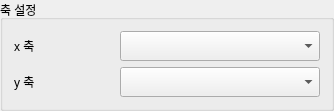
                      <widget class="QGroupBox" name="groupBox_7">
                       <property name="title">
                        <string>축 설정</string>
                       </property>
                       <layout class="QFormLayout" name="formLayout_7">
                        <item row="3" column="0">
                         <widget class="QLabel" name="label_3">
                          <property name="minimumSize">
                           <size>
                            <width>100</width>
                            <height>0</height>
                           </size>
                          </property>
                          <property name="maximumSize">
                           <size>
                            <width>16777215</width>
                            <height>30</height>
                           </size>
                          </property>
                          <property name="toolTip">
                           <string>시간에 해당하는 컬럼을 선택해주세요.</string>
                          </property>
                          <property name="styleSheet">
                           <string notr="true">font: 12pt &quot;굴림&quot;;</string>
                          </property>
                          <property name="text">
                           <string>&lt;html&gt;&lt;head/&gt;&lt;body&gt;&lt;p&gt;x 축&lt;/p&gt;&lt;/body&gt;&lt;/html&gt;</string>
                          </property>
                         </widget>
                        </item>
                        <item row="3" column="1">
                         <widget class="QComboBox" name="Date_combobox">
                          <property name="minimumSize">
                           <size>
                            <width>200</width>
                            <height>30</height>
                           </size>
                          </property>
                          <property name="maximumSize">
                           <size>
                            <width>16777215</width>
                            <height>30</height>
                           </size>
                          </property>
                          <property name="toolTip">
                           <string>시간에 해당하는 컬럼을 선택해주세요.</string>
                          </property>
                          <property name="styleSheet">
                           <string notr="true">font: 12pt &quot;굴림&quot;;</string>
                          </property>
                         </widget>
                        </item>
                        <item row="4" column="0">
                         <widget class="QLabel" name="label_7">
                          <property name="maximumSize">
                           <size>
                            <width>16777215</width>
                            <height>30</height>
                           </size>
                          </property>
                          <property name="toolTip">
                           <string>예측하고 싶은 결과에 대한 컬럼을 선택해주세요.</string>
                          </property>
                          <property name="styleSheet">
                           <string notr="true">font: 12pt &quot;굴림&quot;;</string>
                          </property>
                          <property name="text">
                           <string>&lt;html&gt;&lt;head/&gt;&lt;body&gt;&lt;p&gt;y 축&lt;/p&gt;&lt;/body&gt;&lt;/html&gt;</string>
                          </property>
                         </widget>
                        </item>
                        <item row="4" column="1">
                         <widget class="QComboBox" name="Close_combobox">
                          <property name="minimumSize">
                           <size>
                            <width>0</width>
                            <height>30</height>
                           </size>
                          </property>
                          <property name="maximumSize">
                           <size>
                            <width>16777215</width>
                            <height>30</height>
                           </size>
                          </property>
                          <property name="toolTip">
                           <string>예측하고 싶은 결과에 대한 컬럼을 선택해주세요.</string>
                          </property>
                          <property name="styleSheet">
                           <string notr="true">font: 12pt &quot;굴림&quot;;</string>
                          </property>
                         </widget>
                        </item>
                       </layout>
                      </widget>
